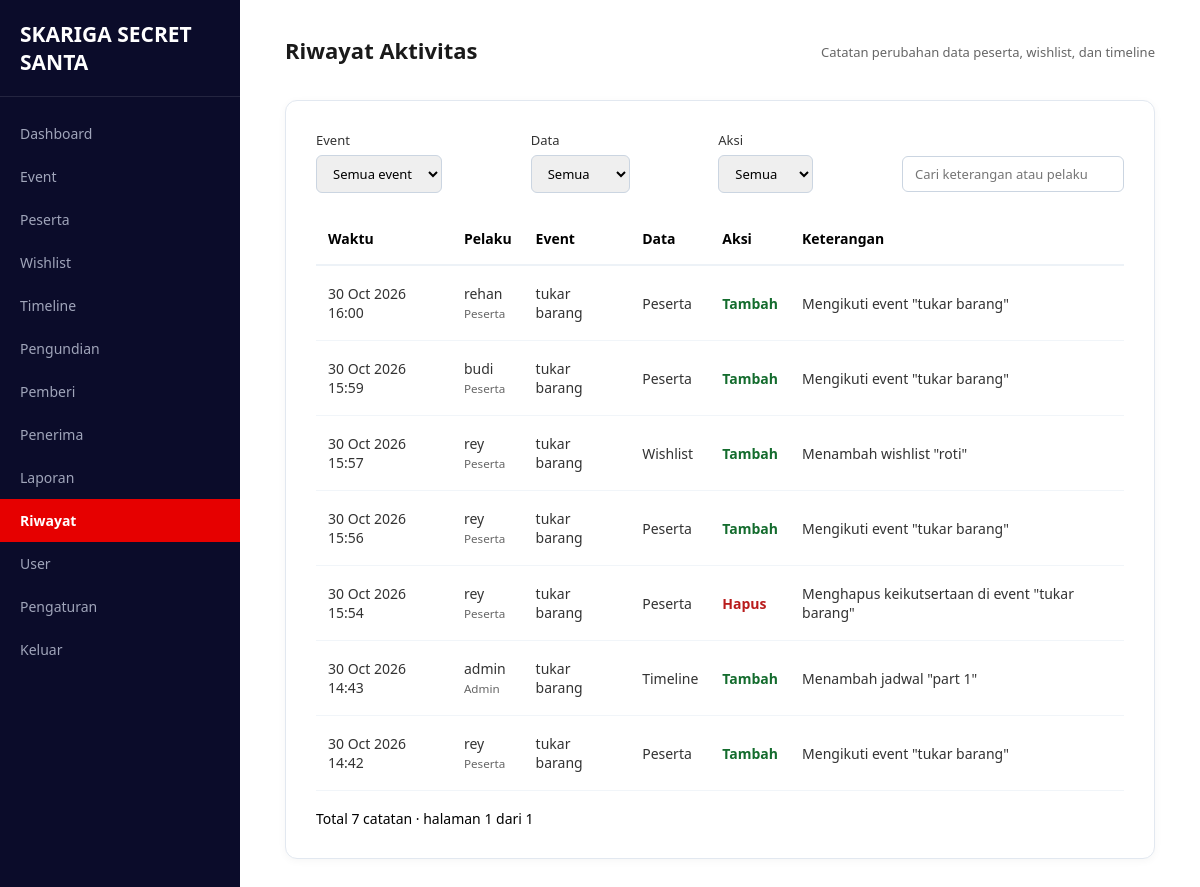
Screenshot of /pages/riwayat/index.php (signed in) with the database file from the repository.
### tables this page shows
CREATE TABLE `riwayat` (
  `id` int(11) NOT NULL,
  `user_id` int(11) DEFAULT NULL,
  `event_id` int(11) DEFAULT NULL,
  `modul` enum('peserta','wishlist','timeline') NOT NULL,
  `aksi` enum('tambah','ubah','hapus') NOT NULL,
  `keterangan` varchar(255) NOT NULL,
  `created_at` timestamp NOT NULL DEFAULT current_timestamp()
);

CREATE TABLE `users` (
  `id` int(11) NOT NULL,
  `nama` varchar(100) NOT NULL,
  `email` varchar(100) NOT NULL,
  `password` varchar(255) NOT NULL,
  `role` enum('admin','peserta') NOT NULL DEFAULT 'peserta',
  `foto` varchar(255) DEFAULT NULL,
  `created_at` timestamp NOT NULL DEFAULT current_timestamp()
);

CREATE TABLE `events` (
  `id` int(11) NOT NULL,
  `user_id` int(11) NOT NULL,
  `nama_event` varchar(150) NOT NULL,
  `deskripsi` text DEFAULT NULL,
  `budget` decimal(12,2) DEFAULT 0.00,
  `tanggal_event` date DEFAULT NULL,
  `status` enum('draft','aktif','selesai') DEFAULT 'draft',
  `created_at` timestamp NOT NULL DEFAULT current_timestamp()
);

### config/config.php (called while the page is built, shortened)
<?php
$base_url = 'http://localhost:8080/Project-TA-rey-nesya-rendra/';
function base_url($path = '')
{
    global $base_url;
    return $base_url . ltrim($path, '/');
}
?>

### includes/functions.php (called while the page is built, shortened)
<?php
function h($str)
{
    return htmlspecialchars((string) $str, ENT_QUOTES, 'UTF-8');
}
?>

### pages/riwayat/index.php (the view, shortened to what this page needs)
<?php
require_once __DIR__ . '/../../config/config.php';
require_once __DIR__ . '/../../includes/functions.php';
$event_id = (int) ($_GET['event_id'] ?? 0);
$search = trim($_GET['q'] ?? '');
$page = max(1, (int) ($_GET['page'] ?? 1));
$per_page = 20;
$from = " FROM riwayat r
          LEFT JOIN users u ON u.id = r.user_id
          LEFT JOIN events e ON e.id = r.event_id";
$where = " WHERE 1 = 1";
$params = [];
$types = '';
$stmt = $conn->prepare("SELECT COUNT(*) AS total" . $from . $where);
$stmt->execute();
$total = (int) $stmt->get_result()->fetch_assoc()['total'];
$total_page = max(1, (int) ceil($total / $per_page));
$page = min($page, $total_page);
$offset = ($page - 1) * $per_page;
$stmt = $conn->prepare(
    "SELECT r.modul, r.aksi, r.keterangan, r.created_at,
            u.nama AS pelaku, u.role AS role_pelaku, e.nama_event"
    . $from . $where .
    " ORDER BY r.created_at DESC, r.id DESC LIMIT ? OFFSET ?"
);
$params_page = array_merge($params, [$per_page, $offset]);
$stmt->bind_param($types . 'ii', ...$params_page);
$stmt->execute();
$riwayat = $stmt->get_result()->fetch_all(MYSQLI_ASSOC);
$warna_aksi = ['tambah' => '#146c2e', 'ubah' => '#1d4ed8', 'hapus' => '#b91c1c'];
$page_title = 'Riwayat Aktivitas';
$page_subtitle = 'Catatan perubahan data peserta, wishlist, dan timeline';
$active_menu = 'riwayat';
require_once __DIR__ . '/../../includes/admin_layout_top.php';
?>
<div class="table-card">
    <form method="GET" class="filter-bar">
        <div class="filter-group">
            <label for="event_id">Event</label>
            <select name="event_id" id="event_id" onchange="this.form.submit()">
                <option value="0">Semua event</option>
            </select>
        </div>
        <div class="filter-group">
            <label for="modul">Data</label>
            <select name="modul" id="modul" onchange="this.form.submit()">
                <option value="">Semua</option>
            </select>
        </div>
        <div class="filter-group">
            <label for="aksi">Aksi</label>
            <select name="aksi" id="aksi" onchange="this.form.submit()">
                <option value="">Semua</option>
            </select>
        </div>
        <div class="filter-group">
            <label for="q">&nbsp;</label>
            <input type="text" name="q" id="q" placeholder="Cari keterangan atau pelaku" value="<?= h($search) ?>">
        </div>
    </form>
    <?php if (!$riwayat): ?>
        <div class="empty-state">
            <h3>Belum Ada Riwayat</h3>
            <p>Riwayat muncul setelah ada data peserta, wishlist, atau timeline yang ditambah, diubah, atau dihapus.</p>
        </div>
    <?php else: ?>
        <table class="data-table">
            <thead>
                <tr>
                    <th>Waktu</th>
                    <th>Pelaku</th>
                    <th>Event</th>
                    <th>Data</th>
                    <th>Aksi</th>
                    <th>Keterangan</th>
                </tr>
            </thead>
            <tbody>
                <?php foreach ($riwayat as $r): ?>
                    <tr>
                        <td><?= date('d M Y H:i', strtotime($r['created_at'])) ?></td>
                        <td>
                            <?= h($r['pelaku'] ?? 'Akun dihapus') ?>
                            <?php if (!empty($r['role_pelaku'])): ?>
                                <br><small style="color:#666;"><?= h(ucfirst($r['role_pelaku'])) ?></small>
                            <?php endif; ?>
                        </td>
                        <td><?= h($r['nama_event'] ?? '-') ?></td>
                        <td><?= h(ucfirst($r['modul'])) ?></td>
                        <td>
                            <strong style="color:<?= $warna_aksi[$r['aksi']] ?? '#333' ?>;">
                                <?= h(ucfirst($r['aksi'])) ?>
                            </strong>
                        </td>
                        <td><?= h($r['keterangan']) ?></td>
                    </tr>
                <?php endforeach; ?>
            </tbody>
        </table>
        <div style="display:flex; justify-content:space-between; align-items:center; margin-top:18px; font-size:14px;">
            <span>Total <?= $total ?> catatan &middot; halaman <?= $page ?> dari <?= $total_page ?></span>
        </div>
    <?php endif; ?>
</div>
<?php require_once __DIR__ . '/../../includes/admin_layout_bottom.php'; ?>

### includes/admin_layout_top.php (shortened to what this page needs)
<?php
$event_query = (!empty($event_id)) ? ('?event_id=' . (int) $event_id) : '';
$menu_items = [
    'dashboard'  => ['label' => 'Dashboard',  'url' => base_url('pages/dashboard/menuadmin.php')],
    'event'      => ['label' => 'Event',      'url' => base_url('pages/event/event.php' . $event_query)],
    'peserta'    => ['label' => 'Peserta',    'url' => base_url('pages/peserta/index.php' . $event_query)],
    'wishlist'   => ['label' => 'Wishlist',   'url' => base_url('pages/wishlist/index.php' . $event_query)],
    'timeline'   => ['label' => 'Timeline',   'url' => base_url('pages/timeline/index.php' . $event_query)],
    'pengundian' => ['label' => 'Pengundian', 'url' => base_url('pages/pengundian/index.php' . $event_query)],
    'pemberi'    => ['label' => 'Pemberi',    'url' => base_url('pages/pemberi/index.php' . $event_query)],
    'penerima'   => ['label' => 'Penerima',   'url' => base_url('pages/penerima/index.php' . $event_query)],
    'laporan'    => ['label' => 'Laporan',    'url' => base_url('pages/laporan/index.php' . $event_query)],
    'riwayat'    => ['label' => 'Riwayat',    'url' => base_url('pages/riwayat/index.php' . $event_query)],
    'user'       => ['label' => 'User',       'url' => base_url('pages/user/index.php' . $event_query)],
    'pengaturan' => ['label' => 'Pengaturan', 'url' => base_url('pages/adminpengaturan/index.php' . $event_query)],
];
?>
<!DOCTYPE html>
<html lang="id">
<head>
    <link rel="stylesheet" href="<?= base_url('assets/css/style_admin.css') ?>">
</head>
<body>
    <div class="dashboard-container">
        <aside>
            <div class="brand">
                <h2>SKARIGA SECRET SANTA</h2>
            </div>
            <nav>
                <ul>
                    <?php foreach ($menu_items as $key => $item): ?>
                        <li class="<?= ($active_menu ?? '') === $key ? 'active' : '' ?>">
                            <a href="<?= $item['url'] ?>"><?= h($item['label']) ?></a>
                        </li>
                    <?php endforeach; ?>
                    <li><a href="<?= base_url('logout.php') ?>">Keluar</a></li>
                </ul>
            </nav>
        </aside>
        <main>
            <header class="page-header">
                <h2><?= h($page_title ?? '') ?></h2>
                <p><?= h($page_subtitle ?? '') ?></p>
            </header>

### includes/admin_layout_bottom.php
        </main>
    </div>
</body>
</html>

### assets/css/style_admin.css (style rules this page uses)
* { box-sizing: border-box; margin: 0; padding: 0; font-family: 'Segoe UI', Tahoma, Geneva, Verdana, sans-serif; }
html, body { width: 100%; height: 100%; overflow-x: hidden; background-color: #ffffff; }
.dashboard-container { display: flex; width: 100vw; min-height: 100vh; background-color: #ffffff; }
aside { width: 240px; background-color: #0b0c2a; color: #ffffff; padding: 20px 0; flex-shrink: 0; min-height: 100vh; }
.brand { padding: 0 20px 20px 20px; font-size: 14px; font-weight: bold; border-bottom: 1px solid rgba(255, 255, 255, 0.1); }
aside nav ul { list-style: none; margin-top: 15px; }
aside nav ul li a { display: block; padding: 12px 20px; color: #a0a5ba; text-decoration: none; font-size: 14px; transition: all 0.3s ease; }
aside nav ul li.active a, aside nav ul li a:hover { background-color: #e60000; color: #ffffff; font-weight: bold; }
main { flex: 1; padding: 35px 45px; background-color: #ffffff; min-height: 100vh; }
header { display: flex; justify-content: space-between; align-items: center; margin-bottom: 30px; }
.header-title p, .page-header p { font-size: 13px; color: #666; margin-top: 4px; }
.page-header { margin-bottom: 35px; }
.page-header h2 { font-size: 22px; color: #1a1a1a; font-weight: 700; }
.table-card { border: 1px solid #e2e8f0; border-radius: 12px; padding: 30px; background-color: #ffffff; box-shadow: 0 2px 8px rgba(0, 0, 0, 0.04); min-height: 480px; display: flex; flex-direction: column; justify-content: flex-start; }
table { width: 100%; border-collapse: collapse; font-size: 13px; }
table th { text-align: left; color: #666; font-weight: 500; padding-bottom: 12px; border-bottom: 1px solid #edf2f7; }
table td { padding: 14px 0; color: #333; }
.data-table { width: 100%; border-collapse: collapse; font-size: 14px; }
.data-table th { text-align: left; color: #000000; font-weight: 700; padding: 16px 12px; border-bottom: 2px solid #edf2f7; font-size: 14px; }
.data-table td { padding: 18px 12px; color: #333333; border-bottom: 1px solid #f1f5f9; vertical-align: middle; }
.filter-bar { display: flex; justify-content: space-between; align-items: center; gap: 16px; margin-bottom: 20px; flex-wrap: wrap; }
.filter-bar .filter-group { display: flex; flex-direction: column; gap: 6px; font-size: 13px; color: #333; }
.filter-bar select, .filter-bar input[type="text"] { padding: 8px 12px; border: 1px solid #cbd5e1; border-radius: 6px; font-size: 13px; }

### rows the page displays
riwayat: created_at "30 Oct 2026 16:00", user.nama "rehan", user.role "Peserta", event.nama_event "tukar barang", modul "Peserta", aksi "Tambah", keterangan "Mengikuti event \"tukar barang\""
riwayat: created_at "30 Oct 2026 15:59", user.nama "budi", user.role "Peserta", event.nama_event "tukar barang", modul "Peserta", aksi "Tambah", keterangan "Mengikuti event \"tukar barang\""
riwayat: created_at "30 Oct 2026 15:57", user.nama "rey", user.role "Peserta", event.nama_event "tukar barang", modul "Wishlist", aksi "Tambah", keterangan "Menambah wishlist \"roti\""
riwayat: created_at "30 Oct 2026 15:56", user.nama "rey", user.role "Peserta", event.nama_event "tukar barang", modul "Peserta", aksi "Tambah", keterangan "Mengikuti event \"tukar barang\""
riwayat: created_at "30 Oct 2026 15:54", user.nama "rey", user.role "Peserta", event.nama_event "tukar barang", modul "Peserta", aksi "Hapus", keterangan "Menghapus keikutsertaan di event \"tukar barang\""
riwayat: created_at "30 Oct 2026 14:43", user.nama "admin", user.role "Admin", event.nama_event "tukar barang", modul "Timeline", aksi "Tambah", keterangan "Menambah jadwal \"part 1\""
riwayat: created_at "30 Oct 2026 14:42", user.nama "rey", user.role "Peserta", event.nama_event "tukar barang", modul "Peserta", aksi "Tambah", keterangan "Mengikuti event \"tukar barang\""

### other values shown
$item['label'] "Dashboard"
$item['label'] "Event"
$item['label'] "Peserta"
$item['label'] "Wishlist"
$item['label'] "Timeline"
$item['label'] "Pengundian"
$item['label'] "Pemberi"
$item['label'] "Penerima"
$item['label'] "Laporan"
$item['label'] "Riwayat"
$item['label'] "User"
$item['label'] "Pengaturan"
$page_title "Riwayat Aktivitas"
$page_subtitle "Catatan perubahan data peserta, wishlist, dan timeline"
$total "7"
